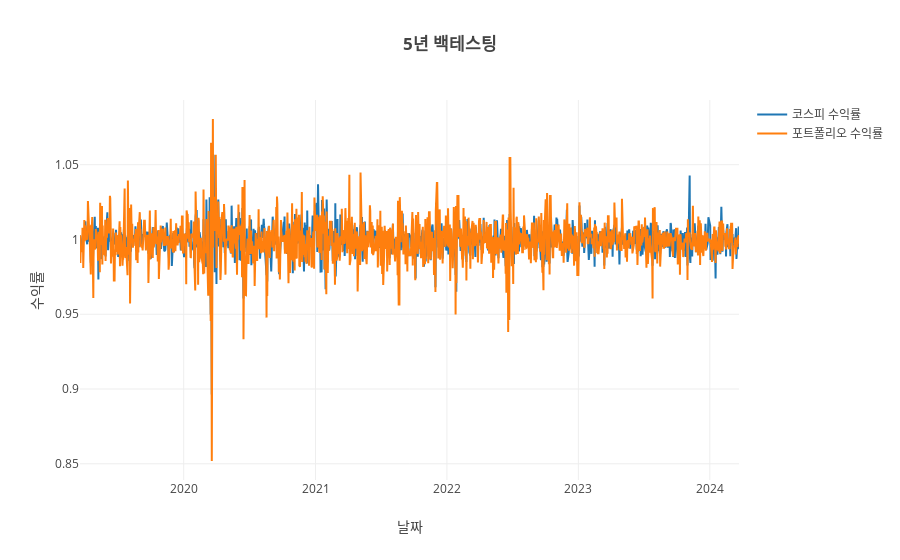

Source (notebook cell):
### Code cell
import plotly.graph_objs as go
import plotly.io as pio

pio.templates["seaborn"] = go.layout.Template(layout=go.Layout(template="seaborn"))
pio.templates.default = "seaborn"

scatter_plot = go.Scatter(x=ref.index, y=ref['agr'], mode='lines', name='코스피 수익률')
scatter_plot_mean = go.Scatter(x=result_df.index, y=result_df['포트폴리오 수익률'], mode='lines', name='포트폴리오 수익률')

layout = go.Layout(title='<b>5년 백테스팅<b>',
                   xaxis=dict(title='날짜'),
                   yaxis=dict(title='수익률'))

# 그래프 객체를 figure로 생성합니다.
fig = go.Figure(data=[scatter_plot, scatter_plot_mean], layout=layout)

# 그래프 출력
fig.show()

### Figure 1 — Plotly figure (JSON) as saved in the notebook; plotly's stock layout.template omitted (floating-point values rounded to 4 significant figures; data arrays with more than 128 entries replaced by an {"elided": "..."} marker saying what was removed)
{"data": [{"mode": "lines", "name": "코스피 수익률", "type": "scatter", "x": {"elided": "1239 str values"}, "y": {"elided": "1239 float values"}}, {"mode": "lines", "name": "포트폴리오 수익률", "type": "scatter", "x": {"elided": "1831 str values"}, "y": {"elided": "1831 float values"}}], "layout": {"title": {"text": "<b>5년 백테스팅<b>"}, "xaxis": {"title": {"text": "날짜"}}, "yaxis": {"title": {"text": "수익률"}}}}
